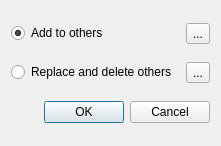
<?xml version="1.0" encoding="UTF-8"?>
<ui version="4.0">
 <class>ImportCategoriesForm</class>
 <widget class="QDialog" name="ImportCategoriesForm">
  <property name="geometry">
   <rect>
    <x>0</x>
    <y>0</y>
    <width>207</width>
    <height>146</height>
   </rect>
  </property>
  <property name="windowTitle">
   <string>Dialog</string>
  </property>
  <layout class="QVBoxLayout" name="verticalLayout">
   <item>
    <layout class="QHBoxLayout" name="horizontalLayout">
     <item>
      <widget class="QRadioButton" name="addRadioButton">
       <property name="text">
        <string>Add to others</string>
       </property>
       <property name="checked">
        <bool>true</bool>
       </property>
      </widget>
     </item>
     <item>
      <widget class="QToolButton" name="addToolButton">
       <property name="toolTip">
        <string>More information</string>
       </property>
       <property name="text">
        <string>...</string>
       </property>
      </widget>
     </item>
    </layout>
   </item>
   <item>
    <layout class="QHBoxLayout" name="horizontalLayout_2">
     <item>
      <widget class="QRadioButton" name="replaceRadioButton">
       <property name="text">
        <string>Replace and delete others </string>
       </property>
       <property name="checked">
        <bool>false</bool>
       </property>
      </widget>
     </item>
     <item>
      <widget class="QToolButton" name="replaceToolButton">
       <property name="toolTip">
        <string>More information</string>
       </property>
       <property name="text">
        <string>...</string>
       </property>
      </widget>
     </item>
    </layout>
   </item>
   <item>
    <widget class="QDialogButtonBox" name="acceptButtonBox">
     <property name="orientation">
      <enum>Qt::Horizontal</enum>
     </property>
     <property name="standardButtons">
      <set>QDialogButtonBox::Cancel|QDialogButtonBox::Ok</set>
     </property>
    </widget>
   </item>
  </layout>
 </widget>
 <resources/>
 <connections>
  <connection>
   <sender>acceptButtonBox</sender>
   <signal>accepted()</signal>
   <receiver>ImportCategoriesForm</receiver>
   <slot>accept()</slot>
   <hints>
    <hint type="sourcelabel">
     <x>248</x>
     <y>254</y>
    </hint>
    <hint type="destinationlabel">
     <x>157</x>
     <y>274</y>
    </hint>
   </hints>
  </connection>
  <connection>
   <sender>acceptButtonBox</sender>
   <signal>rejected()</signal>
   <receiver>ImportCategoriesForm</receiver>
   <slot>reject()</slot>
   <hints>
    <hint type="sourcelabel">
     <x>316</x>
     <y>260</y>
    </hint>
    <hint type="destinationlabel">
     <x>286</x>
     <y>274</y>
    </hint>
   </hints>
  </connection>
 </connections>
</ui>
